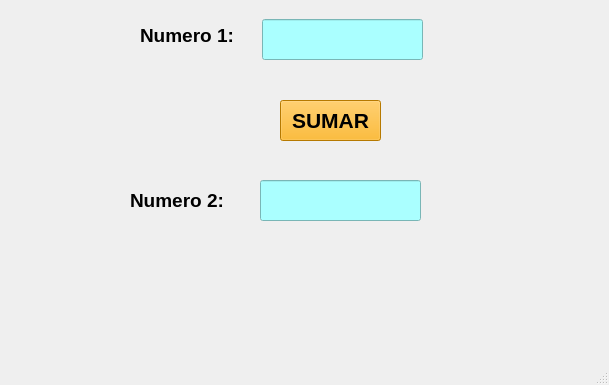
<?xml version="1.0" encoding="UTF-8"?>
<ui version="4.0">
 <class>MainWindow</class>
 <widget class="QMainWindow" name="MainWindow">
  <property name="geometry">
   <rect>
    <x>0</x>
    <y>0</y>
    <width>609</width>
    <height>385</height>
   </rect>
  </property>
  <property name="windowTitle">
   <string>MainWindow</string>
  </property>
  <widget class="QWidget" name="centralwidget">
   <widget class="QPushButton" name="btn_sumar">
    <property name="geometry">
     <rect>
      <x>280</x>
      <y>100</y>
      <width>101</width>
      <height>41</height>
     </rect>
    </property>
    <property name="font">
     <font>
      <pointsize>16</pointsize>
      <weight>75</weight>
      <bold>true</bold>
     </font>
    </property>
    <property name="styleSheet">
     <string notr="true">background-color: rgb(255, 170, 0);</string>
    </property>
    <property name="text">
     <string>SUMAR</string>
    </property>
   </widget>
   <widget class="QLabel" name="label">
    <property name="geometry">
     <rect>
      <x>140</x>
      <y>20</y>
      <width>101</width>
      <height>31</height>
     </rect>
    </property>
    <property name="font">
     <font>
      <pointsize>14</pointsize>
      <weight>75</weight>
      <bold>true</bold>
     </font>
    </property>
    <property name="text">
     <string>Numero 1:</string>
    </property>
   </widget>
   <widget class="QLabel" name="label_2">
    <property name="geometry">
     <rect>
      <x>130</x>
      <y>190</y>
      <width>101</width>
      <height>21</height>
     </rect>
    </property>
    <property name="font">
     <font>
      <pointsize>14</pointsize>
      <weight>75</weight>
      <bold>true</bold>
     </font>
    </property>
    <property name="text">
     <string>Numero 2:</string>
    </property>
   </widget>
   <widget class="QLineEdit" name="txt_numero1">
    <property name="geometry">
     <rect>
      <x>262</x>
      <y>19</y>
      <width>161</width>
      <height>41</height>
     </rect>
    </property>
    <property name="styleSheet">
     <string notr="true">background-color: rgb(170, 255, 255);</string>
    </property>
   </widget>
   <widget class="QLineEdit" name="txt_numero2">
    <property name="geometry">
     <rect>
      <x>260</x>
      <y>180</y>
      <width>161</width>
      <height>41</height>
     </rect>
    </property>
    <property name="styleSheet">
     <string notr="true">background-color: rgb(170, 255, 255);</string>
    </property>
   </widget>
  </widget>
  <widget class="QMenuBar" name="menubar">
   <property name="geometry">
    <rect>
     <x>0</x>
     <y>0</y>
     <width>609</width>
     <height>21</height>
    </rect>
   </property>
  </widget>
  <widget class="QStatusBar" name="statusbar"/>
 </widget>
 <resources/>
 <connections/>
</ui>
